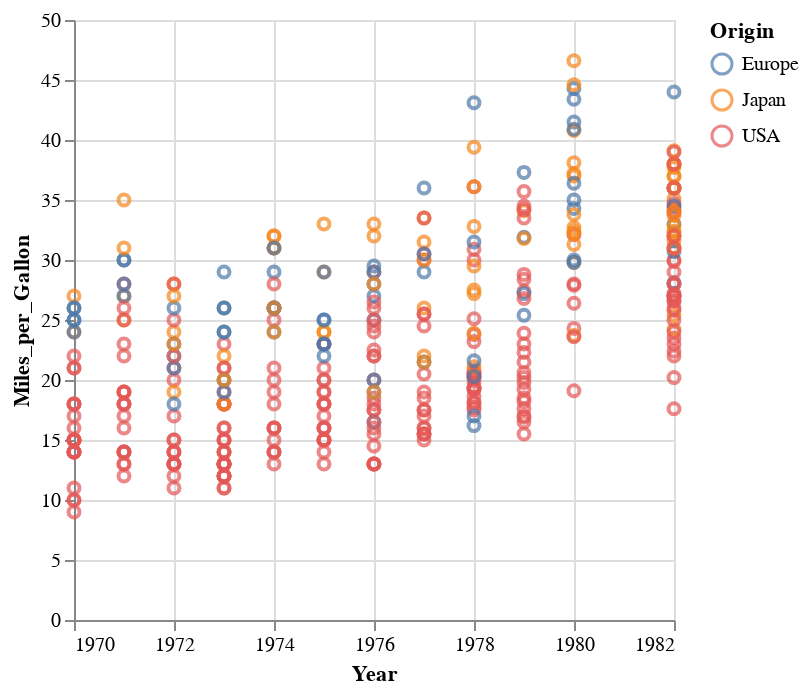

Source (notebook cell):
### Markdown cell above
You can add as many encodings as you wish, with each encoding mapped to a column in the data.
For example, here we will color the points by *Origin*, and plot *Miles_per_gallon* vs *Year*:

### Code cell
alt.Chart(cars).mark_point().encode(
    color='Origin',
    y='Miles_per_Gallon',
    x='Year'
)

### Figure 1 — Vega-Lite specification as saved in the notebook (floating-point values rounded to 4 significant figures; data arrays with more than 128 entries replaced by an {"elided": "..."} marker saying what was removed)
{"config": {"view": {"continuousWidth": 300, "continuousHeight": 300}}, "data": {"name": "data-f02450ab61490a1363517a0190416235"}, "mark": {"type": "point"}, "encoding": {"color": {"field": "Origin", "type": "nominal"}, "x": {"field": "Year", "type": "temporal"}, "y": {"field": "Miles_per_Gallon", "type": "quantitative"}}, "$schema": "https://vega.github.io/schema/vega-lite/v5.15.1.json", "datasets": {"data-f02450ab61490a1363517a0190416235": {"elided": "406 records"}}}
